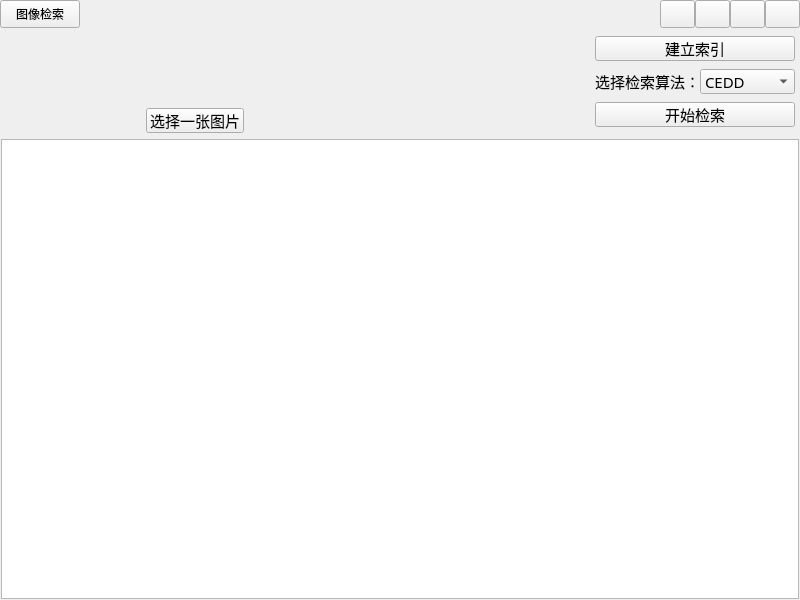
<?xml version="1.0" encoding="UTF-8"?>
<ui version="4.0">
 <class>MainWindow</class>
 <widget class="QWidget" name="MainWindow">
  <property name="geometry">
   <rect>
    <x>0</x>
    <y>0</y>
    <width>800</width>
    <height>600</height>
   </rect>
  </property>
  <property name="minimumSize">
   <size>
    <width>800</width>
    <height>600</height>
   </size>
  </property>
  <property name="maximumSize">
   <size>
    <width>800</width>
    <height>600</height>
   </size>
  </property>
  <property name="font">
   <font>
    <family>微软雅黑</family>
    <pointsize>11</pointsize>
   </font>
  </property>
  <property name="windowTitle">
   <string>Form</string>
  </property>
  <layout class="QGridLayout" name="gridLayout_5">
   <property name="leftMargin">
    <number>0</number>
   </property>
   <property name="topMargin">
    <number>0</number>
   </property>
   <property name="rightMargin">
    <number>0</number>
   </property>
   <property name="bottomMargin">
    <number>0</number>
   </property>
   <property name="spacing">
    <number>0</number>
   </property>
   <item row="0" column="0">
    <layout class="QVBoxLayout" name="verticalLayout">
     <property name="spacing">
      <number>0</number>
     </property>
     <item>
      <widget class="QWidget" name="m_titleWidget" native="true">
       <property name="minimumSize">
        <size>
         <width>0</width>
         <height>28</height>
        </size>
       </property>
       <property name="maximumSize">
        <size>
         <width>16777215</width>
         <height>28</height>
        </size>
       </property>
       <layout class="QGridLayout" name="gridLayout_3">
        <property name="leftMargin">
         <number>0</number>
        </property>
        <property name="topMargin">
         <number>0</number>
        </property>
        <property name="rightMargin">
         <number>0</number>
        </property>
        <property name="bottomMargin">
         <number>0</number>
        </property>
        <property name="spacing">
         <number>0</number>
        </property>
        <item row="0" column="0">
         <layout class="QHBoxLayout" name="horizontalLayout">
          <item>
           <widget class="QPushButton" name="m_appNameBtn">
            <property name="minimumSize">
             <size>
              <width>50</width>
              <height>28</height>
             </size>
            </property>
            <property name="maximumSize">
             <size>
              <width>16777215</width>
              <height>28</height>
             </size>
            </property>
            <property name="font">
             <font>
              <pointsize>9</pointsize>
             </font>
            </property>
            <property name="text">
             <string>图像检索</string>
            </property>
           </widget>
          </item>
          <item>
           <spacer name="horizontalSpacer">
            <property name="orientation">
             <enum>Qt::Horizontal</enum>
            </property>
            <property name="sizeHint" stdset="0">
             <size>
              <width>108</width>
              <height>20</height>
             </size>
            </property>
           </spacer>
          </item>
         </layout>
        </item>
        <item row="0" column="1">
         <layout class="QGridLayout" name="gridLayout">
          <property name="rightMargin">
           <number>0</number>
          </property>
          <property name="spacing">
           <number>0</number>
          </property>
          <item row="0" column="0">
           <widget class="QPushButton" name="m_helpBtn">
            <property name="minimumSize">
             <size>
              <width>35</width>
              <height>28</height>
             </size>
            </property>
            <property name="maximumSize">
             <size>
              <width>35</width>
              <height>28</height>
             </size>
            </property>
            <property name="font">
             <font>
              <pointsize>9</pointsize>
             </font>
            </property>
            <property name="toolTip">
             <string>Help</string>
            </property>
            <property name="toolTipDuration">
             <number>-1</number>
            </property>
            <property name="text">
             <string/>
            </property>
           </widget>
          </item>
          <item row="0" column="1">
           <widget class="QPushButton" name="m_minBtn">
            <property name="minimumSize">
             <size>
              <width>35</width>
              <height>28</height>
             </size>
            </property>
            <property name="maximumSize">
             <size>
              <width>35</width>
              <height>28</height>
             </size>
            </property>
            <property name="font">
             <font>
              <family>宋体</family>
              <pointsize>11</pointsize>
             </font>
            </property>
            <property name="toolTip">
             <string>Minimize</string>
            </property>
            <property name="text">
             <string/>
            </property>
           </widget>
          </item>
          <item row="0" column="2">
           <widget class="QPushButton" name="m_maxBtn">
            <property name="minimumSize">
             <size>
              <width>35</width>
              <height>28</height>
             </size>
            </property>
            <property name="maximumSize">
             <size>
              <width>35</width>
              <height>28</height>
             </size>
            </property>
            <property name="font">
             <font>
              <family>微软雅黑</family>
             </font>
            </property>
            <property name="toolTip">
             <string>Maximize</string>
            </property>
            <property name="text">
             <string/>
            </property>
           </widget>
          </item>
          <item row="0" column="3">
           <widget class="QPushButton" name="m_closeBtn">
            <property name="minimumSize">
             <size>
              <width>35</width>
              <height>28</height>
             </size>
            </property>
            <property name="maximumSize">
             <size>
              <width>35</width>
              <height>28</height>
             </size>
            </property>
            <property name="font">
             <font>
              <family>宋体</family>
              <pointsize>11</pointsize>
             </font>
            </property>
            <property name="toolTip">
             <string>Close</string>
            </property>
            <property name="text">
             <string/>
            </property>
           </widget>
          </item>
         </layout>
        </item>
       </layout>
      </widget>
     </item>
     <item>
      <widget class="QWidget" name="m_mainWidget" native="true">
       <layout class="QGridLayout" name="gridLayout_4">
        <property name="leftMargin">
         <number>0</number>
        </property>
        <property name="topMargin">
         <number>0</number>
        </property>
        <property name="rightMargin">
         <number>0</number>
        </property>
        <property name="bottomMargin">
         <number>0</number>
        </property>
        <property name="spacing">
         <number>0</number>
        </property>
        <item row="0" column="0">
         <layout class="QVBoxLayout" name="verticalLayout_4">
          <item>
           <widget class="QWidget" name="m_btnWidget" native="true">
            <property name="minimumSize">
             <size>
              <width>0</width>
              <height>110</height>
             </size>
            </property>
            <property name="maximumSize">
             <size>
              <width>16777215</width>
              <height>110</height>
             </size>
            </property>
            <layout class="QGridLayout" name="gridLayout_2">
             <property name="leftMargin">
              <number>0</number>
             </property>
             <property name="topMargin">
              <number>0</number>
             </property>
             <property name="rightMargin">
              <number>0</number>
             </property>
             <property name="bottomMargin">
              <number>0</number>
             </property>
             <property name="spacing">
              <number>0</number>
             </property>
             <item row="0" column="0">
              <layout class="QHBoxLayout" name="horizontalLayout_4">
               <item>
                <spacer name="horizontalSpacer_5">
                 <property name="orientation">
                  <enum>Qt::Horizontal</enum>
                 </property>
                 <property name="sizeType">
                  <enum>QSizePolicy::Fixed</enum>
                 </property>
                 <property name="sizeHint" stdset="0">
                  <size>
                   <width>6</width>
                   <height>20</height>
                  </size>
                 </property>
                </spacer>
               </item>
               <item>
                <widget class="QWidget" name="m_choosedImageWidget" native="true">
                 <property name="minimumSize">
                  <size>
                   <width>120</width>
                   <height>100</height>
                  </size>
                 </property>
                 <property name="maximumSize">
                  <size>
                   <width>120</width>
                   <height>100</height>
                  </size>
                 </property>
                 <property name="autoFillBackground">
                  <bool>true</bool>
                 </property>
                </widget>
               </item>
               <item>
                <layout class="QHBoxLayout" name="horizontalLayout_3">
                 <item>
                  <spacer name="horizontalSpacer_4">
                   <property name="orientation">
                    <enum>Qt::Horizontal</enum>
                   </property>
                   <property name="sizeType">
                    <enum>QSizePolicy::Fixed</enum>
                   </property>
                   <property name="sizeHint" stdset="0">
                    <size>
                     <width>20</width>
                     <height>20</height>
                    </size>
                   </property>
                  </spacer>
                 </item>
                 <item>
                  <layout class="QVBoxLayout" name="verticalLayout_2">
                   <item>
                    <spacer name="verticalSpacer">
                     <property name="orientation">
                      <enum>Qt::Vertical</enum>
                     </property>
                     <property name="sizeHint" stdset="0">
                      <size>
                       <width>20</width>
                       <height>40</height>
                      </size>
                     </property>
                    </spacer>
                   </item>
                   <item>
                    <widget class="QPushButton" name="m_chooseImageBtn">
                     <property name="minimumSize">
                      <size>
                       <width>0</width>
                       <height>25</height>
                      </size>
                     </property>
                     <property name="maximumSize">
                      <size>
                       <width>16777215</width>
                       <height>25</height>
                      </size>
                     </property>
                     <property name="text">
                      <string>选择一张图片</string>
                     </property>
                    </widget>
                   </item>
                   <item>
                    <spacer name="verticalSpacer_2">
                     <property name="orientation">
                      <enum>Qt::Vertical</enum>
                     </property>
                     <property name="sizeType">
                      <enum>QSizePolicy::Fixed</enum>
                     </property>
                     <property name="sizeHint" stdset="0">
                      <size>
                       <width>20</width>
                       <height>5</height>
                      </size>
                     </property>
                    </spacer>
                   </item>
                  </layout>
                 </item>
                 <item>
                  <spacer name="horizontalSpacer_3">
                   <property name="orientation">
                    <enum>Qt::Horizontal</enum>
                   </property>
                   <property name="sizeHint" stdset="0">
                    <size>
                     <width>40</width>
                     <height>20</height>
                    </size>
                   </property>
                  </spacer>
                 </item>
                 <item>
                  <layout class="QVBoxLayout" name="verticalLayout_3">
                   <item>
                    <widget class="QPushButton" name="m_createIndexBtn">
                     <property name="minimumSize">
                      <size>
                       <width>200</width>
                       <height>25</height>
                      </size>
                     </property>
                     <property name="maximumSize">
                      <size>
                       <width>200</width>
                       <height>25</height>
                      </size>
                     </property>
                     <property name="text">
                      <string>建立索引</string>
                     </property>
                    </widget>
                   </item>
                   <item>
                    <layout class="QHBoxLayout" name="horizontalLayout_2">
                     <item>
                      <widget class="QLabel" name="label">
                       <property name="text">
                        <string>选择检索算法：</string>
                       </property>
                      </widget>
                     </item>
                     <item>
                      <widget class="QComboBox" name="m_searchTypeCombo">
                       <property name="minimumSize">
                        <size>
                         <width>0</width>
                         <height>25</height>
                        </size>
                       </property>
                       <property name="maximumSize">
                        <size>
                         <width>200</width>
                         <height>25</height>
                        </size>
                       </property>
                       <property name="layoutDirection">
                        <enum>Qt::LeftToRight</enum>
                       </property>
                       <item>
                        <property name="text">
                         <string>CEDD</string>
                        </property>
                       </item>
                       <item>
                        <property name="text">
                         <string>PHOG</string>
                        </property>
                       </item>
                      </widget>
                     </item>
                    </layout>
                   </item>
                   <item>
                    <widget class="QPushButton" name="m_startSearchBtn">
                     <property name="minimumSize">
                      <size>
                       <width>200</width>
                       <height>25</height>
                      </size>
                     </property>
                     <property name="maximumSize">
                      <size>
                       <width>200</width>
                       <height>25</height>
                      </size>
                     </property>
                     <property name="text">
                      <string>开始检索</string>
                     </property>
                    </widget>
                   </item>
                  </layout>
                 </item>
                 <item>
                  <spacer name="horizontalSpacer_2">
                   <property name="orientation">
                    <enum>Qt::Horizontal</enum>
                   </property>
                   <property name="sizeType">
                    <enum>QSizePolicy::Fixed</enum>
                   </property>
                   <property name="sizeHint" stdset="0">
                    <size>
                     <width>5</width>
                     <height>20</height>
                    </size>
                   </property>
                  </spacer>
                 </item>
                </layout>
               </item>
              </layout>
             </item>
            </layout>
           </widget>
          </item>
          <item>
           <widget class="QWidget" name="m_resultWidget" native="true">
            <property name="minimumSize">
             <size>
              <width>0</width>
              <height>200</height>
             </size>
            </property>
            <property name="maximumSize">
             <size>
              <width>16777215</width>
              <height>490</height>
             </size>
            </property>
            <layout class="QGridLayout" name="gridLayout_6">
             <property name="leftMargin">
              <number>1</number>
             </property>
             <property name="topMargin">
              <number>1</number>
             </property>
             <property name="rightMargin">
              <number>1</number>
             </property>
             <property name="bottomMargin">
              <number>1</number>
             </property>
             <property name="spacing">
              <number>1</number>
             </property>
             <item row="0" column="0">
              <widget class="QTableWidget" name="m_showTableWidget">
               <attribute name="horizontalHeaderVisible">
                <bool>false</bool>
               </attribute>
               <attribute name="verticalHeaderVisible">
                <bool>false</bool>
               </attribute>
              </widget>
             </item>
            </layout>
           </widget>
          </item>
         </layout>
        </item>
       </layout>
      </widget>
     </item>
    </layout>
   </item>
  </layout>
 </widget>
 <resources/>
 <connections/>
</ui>
